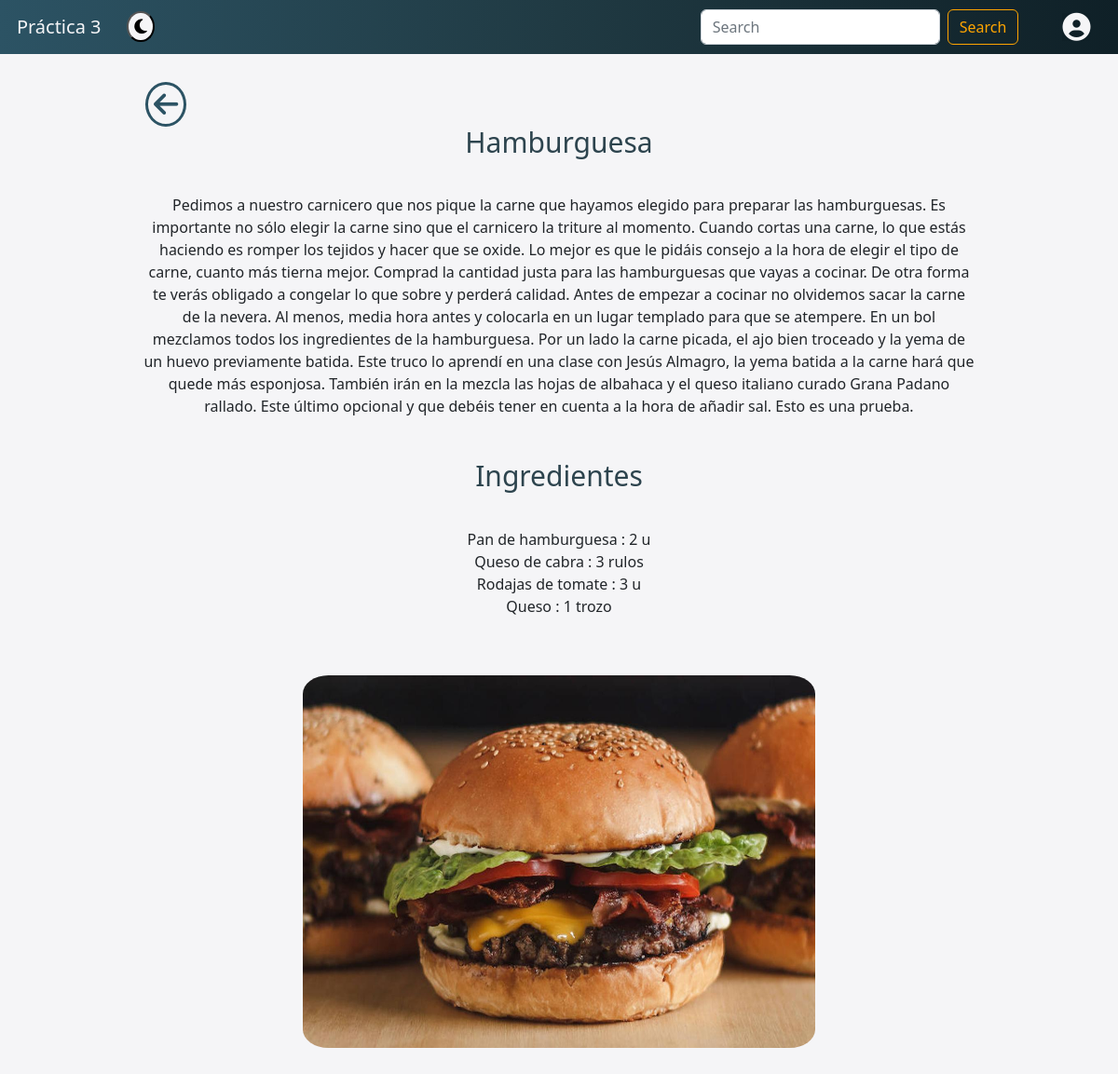
The page /recetas/60/ on the database its author committed.
### recetas/models.py (models this page shows, shortened)
class Receta(models.Model):
	nombre       = models.CharField(max_length=200, validators=[validate_mayus])
	preparación  = models.TextField(max_length=5000, validators=[validate_mayus])
	foto         = models.FileField(upload_to='media/fotos')

class Ingrediente(models.Model):
	nombre        = models.CharField(max_length=100)
	cantidad      = models.PositiveSmallIntegerField()
	unidades      = models.CharField(max_length=5)
	receta        = models.ForeignKey(Receta, on_delete=models.CASCADE)

### recetas/views.py (the view)
# urls.py: path('recetas/<int:id>/', views.detalles, name='detalles'),
def detalles(request, id):
    receta = Receta.objects.get(id = id)
    ingredientes = Ingrediente.objects.filter(receta = receta)
    return render(request, "detalles.html", {'receta': receta, 'ingredientes': ingredientes})

### recetas/templates/detalles.html (shortened to what this page needs)
{% extends 'base.html' %}
{% block contenido %}
    {% load static %}
    <link rel="stylesheet" href="{% static 'css/detalles.css' %}">
    <a class="fas fa-arrow-left" href="/"></a>
    <div class="div-detalles-comida" id="div-detalles-comida">
        <br><br><br>
        <p class="p-detalles-titulo">{{receta.nombre}}</p>
        <p class="p-detalles-receta">{{receta.preparación|linebreaksbr}}</p>
        {% if ingredientes %}
            <br>
            <p class="p-detalles-titulo">Ingredientes</p>
            <p class="p-detalles-receta">
                {% for ingrediente in ingredientes %}
                    {{ingrediente.nombre}} : {{ingrediente.cantidad}} {{ingrediente.unidades}}<br>
                {% endfor %}
            </p>
        {% endif %}
        <br>
        <img src="/{{receta.foto}}" class="detalles-imagen">
    </div>
{% endblock %}

### recetas/static/css/base.css (style rules this page uses)
body { background-color: #f5f5f7; transition: .3s ease all; margin-bottom: 3%; }
.fas.fa-arrow-left { padding: 6px; position: absolute; margin-top: 2.5%; left: 13%; text-decoration: none; border: solid; border-radius: 100%; border-width: 3px; font-size: 30px; color: #2C5364; }

### recetas/static/css/detalles.css (style rules this page uses)
.div-detalles-comida { text-align: center; }
.p-detalles-titulo { text-align: center; color: #2d444e; font-weight: 500; font-size: 30px; margin-bottom: 3%; }
.p-detalles-receta { font-size: 16px; margin-right: 10%; margin-left: 10%; }
.detalles-imagen { width: 550px; height: 400px; border-radius: 5%; margin-top: 2%; margin-bottom: 5%; }

### rows shown on the page
Receta: nombre "Hamburguesa", preparación "Pedimos a nuestro carnicero que nos pique la carne que hayamos elegido para preparar las hamburguesas. Es importante no sólo elegir la carne sino que el carnicero la triture al momento. Cuando cortas una carne, lo que estás haciendo es romper los tejidos y hacer que se oxide. Lo mejor es que le pidáis consejo a la hora de elegir el tipo de carne, cuanto más tierna mejor. Comprad la cantidad justa para las hamburguesas que vayas a cocinar. De otra forma te verás obligado a congelar lo que sobre y perderá calidad. Antes de empezar a cocinar no olvidemos sacar la carne de la nevera. Al menos, media hora antes y colocarla en un lugar templado para que se atempere. En un bol mezclamos todos los…", foto (picture)
Ingrediente: nombre "Pan de hamburguesa", cantidad "2", unidades "u"
Ingrediente: nombre "Queso de cabra", cantidad "3", unidades "rulos"
Ingrediente: nombre "Rodajas de tomate", cantidad "3", unidades "u"
Ingrediente: nombre "Queso", cantidad "1", unidades "trozo"
